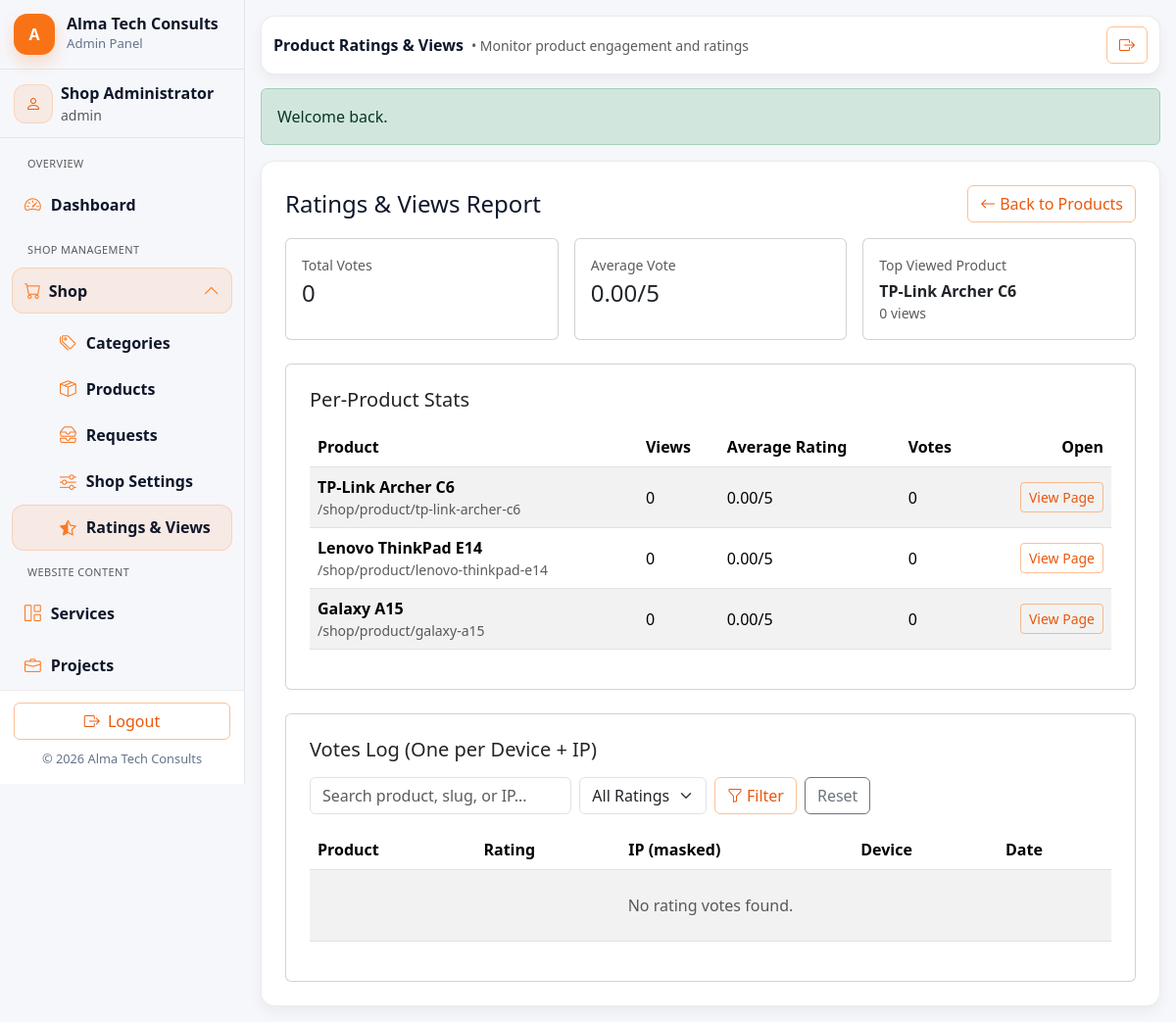
Page /admin/product_ratings.php (signed in) on the committed database.
### tables this page shows
CREATE TABLE IF NOT EXISTS products (
    id INT UNSIGNED AUTO_INCREMENT PRIMARY KEY,
    category_id INT UNSIGNED NOT NULL,
    name VARCHAR(180) NOT NULL,
    slug VARCHAR(200) NOT NULL UNIQUE,
    short_description VARCHAR(255) NULL,
    description TEXT NULL,
    price DECIMAL(12,2) NOT NULL,
    discount_price DECIMAL(12,2) NULL,
    stock_qty INT NULL,
    status TINYINT(1) NOT NULL DEFAULT 1,
    featured TINYINT(1) NOT NULL DEFAULT 0,
    main_image VARCHAR(255) NOT NULL,
    video_url VARCHAR(500) NULL,
    rating_avg DECIMAL(3,2) NOT NULL DEFAULT 0.00,
    rating_count INT UNSIGNED NOT NULL DEFAULT 0,
    views_count INT UNSIGNED NOT NULL DEFAULT 0,
    created_at DATETIME NOT NULL DEFAULT CURRENT_TIMESTAMP,
    updated_at DATETIME NULL ON UPDATE CURRENT_TIMESTAMP,
    CONSTRAINT fk_products_category FOREIGN KEY (category_id) REFERENCES categories(id) ON UPDATE CASCADE ON DELETE RESTRICT,
    INDEX idx_products_category (category_id),
    INDEX idx_products_status (status),
    INDEX idx_products_featured (featured)
);

### config/config.php (called while the page is built, shortened)
<?php
function db(): PDO
{
    static $pdo = null;
    if ($pdo instanceof PDO) {
        return $pdo;
    }
    $dsn = 'mysql:host=' . DB_HOST . ';port=' . DB_PORT . ';dbname=' . DB_NAME . ';charset=utf8mb4';
    $pdo = new PDO($dsn, DB_USER, DB_PASS, [
        PDO::ATTR_ERRMODE => PDO::ERRMODE_EXCEPTION,
        PDO::ATTR_DEFAULT_FETCH_MODE => PDO::FETCH_ASSOC,
        PDO::ATTR_EMULATE_PREPARES => false,
    ]);
    return $pdo;
}
function app_url(string $path = ''): string
{
    return rtrim((string)BASE_URL, '/') . '/' . ltrim($path, '/');
}
function admin_url(string $path = ''): string
{
    return app_url('admin/' . ltrim($path, '/'));
}

### includes/auth.php (called while the page is built, shortened)
<?php
require_once __DIR__ . '/../config/config.php';
require_once __DIR__ . '/functions.php';
function auth_uses_admins_table(): bool
{
    static $usesAdmins = null;
    try {
        $stmt = db()->query("SHOW TABLES LIKE 'admins'");
        $usesAdmins = (bool)$stmt->fetchColumn();
    } catch (Throwable $e) {
        $usesAdmins = false;
    }
    return $usesAdmins;
}
function is_logged_in(): bool
{
    return !empty($_SESSION['admin_id']) || !empty($_SESSION['admin']['id']);
}
function current_admin()
{
    $sessionAdminId = (int)($_SESSION['admin_id'] ?? $_SESSION['admin']['id'] ?? 0);
    if (auth_uses_admins_table()) {
        $stmt = db()->prepare('SELECT id, username, full_name, email, role FROM admins WHERE id = :id AND status = 1 LIMIT 1');
        $stmt->execute([':id' => $sessionAdminId]);
        $admin = $stmt->fetch();
    }
    return $admin ?: null;
}

### includes/helpers.php (called while the page is built, shortened)
<?php
if (!function_exists('h')) {
  function h($s): string {
    return htmlspecialchars((string)$s, ENT_QUOTES, 'UTF-8');
  }
}

### includes/functions.php (called while the page is built, shortened)
<?php
require_once __DIR__ . '/../config/config.php';
function e($value): string
{
    return htmlspecialchars((string)$value, ENT_QUOTES, 'UTF-8');
}
function get_flash()
{
    $flash = $_SESSION['flash'] ?? null;
    return is_array($flash) ? $flash : null;
}

### admin/product_ratings.php (the view, shortened to what this page needs)
<?php
require_once __DIR__ . '/../config/config.php';
require_once __DIR__ . '/../includes/functions.php';
require_once __DIR__ . '/../includes/auth.php';
require_once __DIR__ . '/../config.php';
$admin = current_admin();
$q = trim((string)($_GET['q'] ?? ''));
$page = max(1, (int)($_GET['page'] ?? 1));
$perPage = 20;
$where = ['1=1'];
$params = [];
$whereSql = implode(' AND ', $where);
$countStmt = db()->prepare("SELECT COUNT(*) FROM product_ratings pr INNER JOIN products p ON p.id = pr.product_id WHERE {$whereSql}");
$countStmt->execute($params);
$totalItems = (int)$countStmt->fetchColumn();
$pagination = pagination_meta($totalItems, $page, $perPage);
$listSql = "SELECT pr.*, p.name AS product_name, p.slug AS product_slug
            FROM product_ratings pr
            INNER JOIN products p ON p.id = pr.product_id
            WHERE {$whereSql}
            ORDER BY pr.created_at DESC
            LIMIT :limit OFFSET :offset";
$listStmt = db()->prepare($listSql);
$listStmt->bindValue(':limit', $pagination['per_page'], PDO::PARAM_INT);
$listStmt->bindValue(':offset', $pagination['offset'], PDO::PARAM_INT);
$listStmt->execute();
$ratings = $listStmt->fetchAll();
$summary = db()->query('SELECT COUNT(*) AS total_votes, AVG(rating) AS avg_vote FROM product_ratings')->fetch() ?: ['total_votes' => 0, 'avg_vote' => 0];
$topViewed = db()->query('SELECT name, views_count FROM products ORDER BY views_count DESC, id DESC LIMIT 1')->fetch();
$productStats = db()->query('SELECT id, name, slug, views_count, rating_avg, rating_count FROM products ORDER BY views_count DESC, rating_count DESC, id DESC LIMIT 15')->fetchAll();
$active_admin = 'shop_ratings';
require_once __DIR__ . '/includes/admin_header.php';
require_once __DIR__ . '/includes/admin_sidebar.php';
$flash = get_flash();
?>
<div class="admin-main">
    <?php require_once __DIR__ . '/includes/admin_topbar.php'; ?>
    <?php if ($flash): ?>
        <div class="alert alert-<?= e($flash['type']) ?> mb-3"><?= e($flash['message']) ?></div>
    <?php endif; ?>
    <div class="admin-card p-4">
        <div class="d-flex justify-content-between align-items-center mb-3">
            <h4 class="mb-0">Ratings & Views Report</h4>
            <a class="btn btn-outline-orange" href="<?= e(admin_url('products.php')) ?>"><i class="bi bi-arrow-left me-1"></i>Back to Products</a>
        </div>
        <div class="row g-3 mb-4">
            <div class="col-md-4">
                <div class="card table-card p-3 h-100">
                    <div class="small text-muted mb-1">Total Votes</div>
                    <div class="h4 mb-0"><?= (int)($summary['total_votes'] ?? 0) ?></div>
                </div>
            </div>
            <div class="col-md-4">
                <div class="card table-card p-3 h-100">
                    <div class="small text-muted mb-1">Average Vote</div>
                    <div class="h4 mb-0"><?= number_format((float)($summary['avg_vote'] ?? 0), 2) ?>/5</div>
                </div>
            </div>
            <div class="col-md-4">
                <div class="card table-card p-3 h-100">
                    <div class="small text-muted mb-1">Top Viewed Product</div>
                    <div class="fw-semibold"><?= e((string)($topViewed['name'] ?? 'N/A')) ?></div>
                    <div class="small text-muted"><?= (int)($topViewed['views_count'] ?? 0) ?> views</div>
                </div>
            </div>
        </div>
        <div class="card table-card p-4 mb-4">
            <div class="d-flex justify-content-between align-items-center mb-3">
                <h5 class="mb-0">Per-Product Stats</h5>
            </div>
            <div class="table-responsive">
                <table class="table table-striped align-middle">
                    <thead>
                        <tr>
                            <th>Product</th>
                            <th>Views</th>
                            <th>Average Rating</th>
                            <th>Votes</th>
                            <th class="text-end">Open</th>
                        </tr>
                    </thead>
                    <tbody>
                        <?php foreach ($productStats as $stat): ?>
                            <tr>
                                <td>
                                    <div class="fw-semibold"><?= e((string)$stat['name']) ?></div>
                                    <div class="small text-muted">/shop/product/<?= e((string)$stat['slug']) ?></div>
                                </td>
                                <td><?= (int)($stat['views_count'] ?? 0) ?></td>
                                <td><?= number_format((float)($stat['rating_avg'] ?? 0), 2) ?>/5</td>
                                <td><?= (int)($stat['rating_count'] ?? 0) ?></td>
                                <td class="text-end"><a class="btn btn-sm btn-outline-orange" href="<?= e(app_url('shop/product/' . rawurlencode((string)$stat['slug']))) ?>" target="_blank" rel="noopener">View Page</a></td>
                            </tr>
                        <?php endforeach; ?>
                    </tbody>
                </table>
            </div>
        </div>
        <div class="card table-card p-4">
            <div class="d-flex justify-content-between align-items-center mb-3">
                <h5 class="mb-0">Votes Log (One per Device + IP)</h5>
            </div>
            <form class="row g-2 mb-3" method="get">
                <div class="col-md-4">
                    <input type="text" class="form-control" name="q" value="<?= e($q) ?>" placeholder="Search product, slug, or IP...">
                </div>
                <div class="col-md-2">
                    <select class="form-select" name="rating">
                        <option value="0">All Ratings</option>
                    </select>
                </div>
                <div class="col-md-3 d-flex gap-2">
                    <button class="btn btn-outline-orange" type="submit"><i class="bi bi-funnel me-1"></i>Filter</button>
                    <a class="btn btn-outline-secondary" href="<?= e(admin_url('product_ratings.php')) ?>">Reset</a>
                </div>
            </form>
            <div class="table-responsive">
                <table class="table table-striped align-middle">
                    <thead>
                        <tr>
                            <th>Product</th>
                            <th>Rating</th>
                            <th>IP (masked)</th>
                            <th>Device</th>
                            <th>Date</th>
                        </tr>
                    </thead>
                    <tbody>
                        <?php if (!$ratings): ?>
                            <tr><td colspan="5" class="text-center text-muted py-4">No rating votes found.</td></tr>
                        <?php endif; ?>
                    </tbody>
                </table>
            </div>
        </div>
    </div>
</div>
<?php require_once __DIR__ . '/includes/admin_footer.php'; ?>

### admin/includes/admin_sidebar.php (shortened to what this page needs)
<?php
require_once __DIR__ . '/../../config.php';
?>
<div class="offcanvas-lg offcanvas-start admin-sidebar" tabindex="-1" id="adminSidebar" aria-labelledby="adminSidebarLabel">
  <div class="offcanvas-body p-0 admin-sidebar-inner">
    <div class="admin-brand">
      <a class="admin-brand-link" href="<?= ADMIN_URL ?>dashboard.php">
        <div class="admin-logo-box">A</div>
        <div class="admin-brand-text">
          <div class="admin-brand-name">Alma Tech Consults</div>
          <div class="admin-brand-sub">Admin Panel</div>
        </div>
      </a>
    </div>
    <div class="admin-user">
      <div class="d-flex align-items-center gap-2">
        <div class="admin-avatar"><i class="bi bi-person"></i></div>
        <div>
          <div class="fw-semibold"><?= h($admin['name'] ?? 'Admin') ?></div>
          <div class="small text-muted"><?= h($admin['role'] ?? 'admin') ?></div>
        </div>
      </div>
    </div>
    <div class="admin-menu">
      <div class="small text-uppercase text-muted px-3 pt-2 pb-1" style="letter-spacing:.04em; font-size:.68rem;">Overview</div>
      <a class="admin-link <?= (($active_admin ?? '') === 'dashboard') ? 'active' : '' ?>" href="<?= h(ADMIN_URL . 'dashboard.php') ?>">
        <i class="bi bi-speedometer2"></i>
        <span>Dashboard</span>
      </a>
      <?php $shopKeys = ['shop_categories', 'shop_products', 'shop_requests', 'shop_settings', 'shop_ratings']; ?>
      <?php $shopOpen = in_array(($active_admin ?? ''), $shopKeys, true); ?>
      <div class="small text-uppercase text-muted px-3 pt-2 pb-1" style="letter-spacing:.04em; font-size:.68rem;">Shop Management</div>
      <button class="admin-link d-flex justify-content-between align-items-center <?= $shopOpen ? 'active' : '' ?> <?= $shopOpen ? '' : 'collapsed' ?>" type="button" data-bs-toggle="collapse" data-bs-target="#shopSubmenu" aria-expanded="<?= $shopOpen ? 'true' : 'false' ?>" aria-controls="shopSubmenu">
        <span><i class="bi bi-cart me-2"></i>Shop</span>
        <i class="bi shop-toggle-icon <?= $shopOpen ? 'bi-chevron-up' : 'bi-chevron-down' ?> small"></i>
      </button>
      <div class="collapse <?= $shopOpen ? 'show' : '' ?>" id="shopSubmenu">
        <a class="admin-link ps-5 <?= (($active_admin ?? '') === 'shop_categories') ? 'active' : '' ?>" href="<?= h(ADMIN_URL . 'categories.php') ?>">
          <i class="bi bi-tags"></i>
          <span>Categories</span>
        </a>
        <a class="admin-link ps-5 <?= (($active_admin ?? '') === 'shop_products') ? 'active' : '' ?>" href="<?= h(ADMIN_URL . 'products.php') ?>">
          <i class="bi bi-box-seam"></i>
          <span>Products</span>
        </a>
        <a class="admin-link ps-5 <?= (($active_admin ?? '') === 'shop_requests') ? 'active' : '' ?>" href="<?= h(ADMIN_URL . 'requests.php') ?>">
          <i class="bi bi-inboxes"></i>
          <span>Requests</span>
        </a>
        <a class="admin-link ps-5 <?= (($active_admin ?? '') === 'shop_settings') ? 'active' : '' ?>" href="<?= h(ADMIN_URL . 'settings.php') ?>">
          <i class="bi bi-sliders"></i>
          <span>Shop Settings</span>
        </a>
        <a class="admin-link ps-5 <?= (($active_admin ?? '') === 'shop_ratings') ? 'active' : '' ?>" href="<?= h(ADMIN_URL . 'product_ratings.php') ?>">
          <i class="bi bi-star-half"></i>
          <span>Ratings & Views</span>
        </a>
      </div>
      <div class="small text-uppercase text-muted px-3 pt-2 pb-1" style="letter-spacing:.04em; font-size:.68rem;">Website Content</div>
      <a class="admin-link <?= (($active_admin ?? '') === 'services') ? 'active' : '' ?>" href="<?= h(ADMIN_URL . 'services/list.php') ?>"><i class="bi bi-grid-1x2"></i><span>Services</span></a>
      <a class="admin-link <?= (($active_admin ?? '') === 'projects') ? 'active' : '' ?>" href="<?= h(ADMIN_URL . 'projects/list.php') ?>"><i class="bi bi-briefcase"></i><span>Projects</span></a>
    </div>
    <div class="admin-sidebar-bottom">
      <a class="btn btn-outline-orange w-100" href="<?= ADMIN_URL ?>logout.php">
        <i class="bi bi-box-arrow-right me-1"></i> Logout
      </a>
      <div class="admin-foot">© <?= date('Y') ?> Alma Tech Consults</div>
    </div>
  </div>
</div>

### rows in the picture
products: name "TP-Link Archer C6", views_count "0", slug "tp-link-archer-c6", rating_avg "0.00", rating_count "0"
products: name "Lenovo ThinkPad E14", slug "lenovo-thinkpad-e14", views_count "0", rating_avg "0.00", rating_count "0"
products: name "Galaxy A15", slug "galaxy-a15", views_count "0", rating_avg "0.00", rating_count "0"

### other values in the picture
$admin['name'] "Shop Administrator"
$admin['role'] "admin"
$page_heading "Product Ratings & Views"
$page_subtitle "Monitor product engagement and ratings"
$flash['message'] "Welcome back."
$summary['total_votes'] "0"
$summary['avg_vote'] "0.00"
